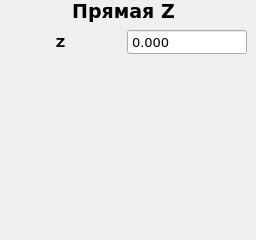
   <widget class="QWidget" name="LineZ">
    <widget class="QWidget" name="gridLayoutWidget_3">
     <property name="geometry">
      <rect>
       <x>0</x>
       <y>0</y>
       <width>247</width>
       <height>231</height>
      </rect>
     </property>
     <layout class="QGridLayout" name="LZgridLayout">
      <item row="0" column="0" colspan="2">
       <widget class="QLabel" name="LZ_name">
        <property name="font">
         <font>
          <family>Verdana</family>
          <pointsize>14</pointsize>
          <weight>75</weight>
          <bold>true</bold>
         </font>
        </property>
        <property name="text">
         <string>Прямая Z</string>
        </property>
        <property name="alignment">
         <set>Qt::AlignCenter</set>
        </property>
       </widget>
      </item>
      <item row="1" column="0">
       <widget class="QLabel" name="LZ_argZ">
        <property name="font">
         <font>
          <family>Verdana</family>
          <pointsize>10</pointsize>
          <weight>75</weight>
          <bold>true</bold>
         </font>
        </property>
        <property name="text">
         <string>Z</string>
        </property>
        <property name="alignment">
         <set>Qt::AlignCenter</set>
        </property>
       </widget>
      </item>
      <item row="1" column="1">
       <widget class="QDoubleSpinBox" name="LZ_argZ_value">
        <property name="font">
         <font>
          <family>Verdana</family>
          <pointsize>10</pointsize>
         </font>
        </property>
        <property name="locale">
         <locale language="C" country="AnyCountry"/>
        </property>
        <property name="buttonSymbols">
         <enum>QAbstractSpinBox::NoButtons</enum>
        </property>
        <property name="decimals">
         <number>3</number>
        </property>
        <property name="minimum">
         <double>-1000.000000000000000</double>
        </property>
        <property name="maximum">
         <double>1000.000000000000000</double>
        </property>
       </widget>
      </item>
      <item row="2" column="0" colspan="2">
       <spacer name="verticalSpacer_4">
        <property name="orientation">
         <enum>Qt::Vertical</enum>
        </property>
        <property name="sizeHint" stdset="0">
         <size>
          <width>20</width>
          <height>40</height>
         </size>
        </property>
       </spacer>
      </item>
     </layout>
    </widget>
   </widget>
